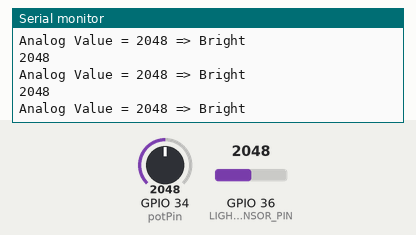
Simulated run of this program. Board: ESP32. On the bench: the last lines printed to the serial monitor. The inputs (shaded band) are chosen by the test bench; at power-on: GPIO 36 (LIGHT_SENSOR_PIN) = 2048, GPIO 34 (potPin) = 2048.

Above: at 1.3 s.
1.4 s: GPIO 36 (LIGHT_SENSOR_PIN) set to 1960
At 2.0 s:
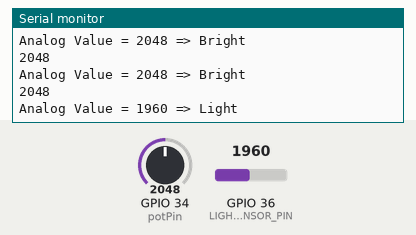
3.6 s: GPIO 36 (LIGHT_SENSOR_PIN) set to 760
At 4.0 s:
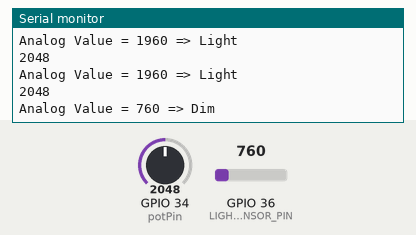
5.6 s: GPIO 36 (LIGHT_SENSOR_PIN) set to 0
At 6.0 s:
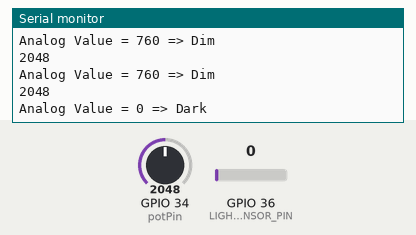
7.6 s: GPIO 34 (potPin) set to 1960
At 8.0 s:
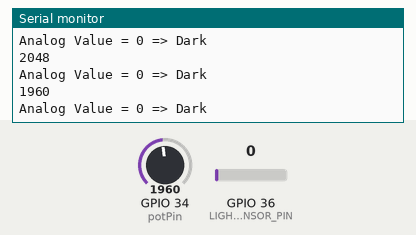
9.1 s: GPIO 36 (LIGHT_SENSOR_PIN) set to 3240
At 9.6 s:
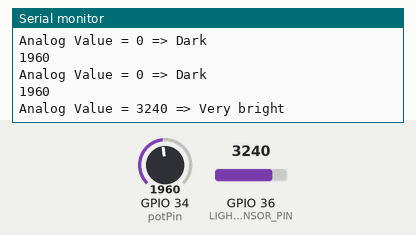
11.1 s: GPIO 34 (potPin) set to 2040
At 11.6 s:
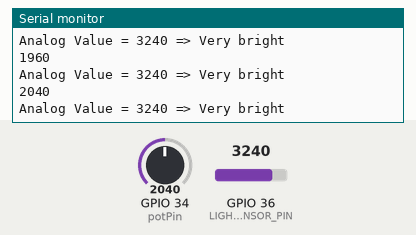
Timing chart, 0 to 13.6 s (numbered marks = the images above; inputs shaded):
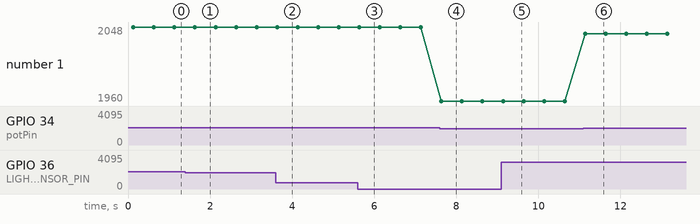

Measured:
- after the input at 1.4 s, the serial monitor: prints a new line after 0.23 s (image 1)
- after the input at 3.6 s, the serial monitor: prints a new line at once (image 2)
- after the input at 5.6 s, the serial monitor: prints a new line at once (image 3)
- after the input at 7.6 s, the serial monitor: prints a new line at once (image 4)
- after the input at 9.1 s, the serial monitor: prints a new line at once (image 5)
- after the input at 11.1 s, the serial monitor: prints a new line at once (image 6)
- plotted number 1: 2048 → 1960 after the input at 7.6 s, 1960 → 2040 after the input at 11.1 s

The program:

main.cpp
```cpp
#include <Arduino.h>
#include <WiFi.h>
#include <WebServer.h>

#define LIGHT_SENSOR_PIN 36 // ESP32 pin GIOP36 (ADC0)
// Potentiometer is connected to GPIO 34 (Analog ADC1_CH6)
const int potPin = 34;
int sensorDataArr[] = {0, 0};

// SSID & Password
const char* ssid = "Joshua's ESP32 server";  // Enter your SSID here
const char* password = "esp32password12345678";  //Enter your Password here

// IP Address details
IPAddress local_ip(192, 168, 200, 200);
IPAddress gateway(192, 168, 1, 1);
IPAddress subnet(255, 255, 255, 0);

WebServer server(7777);

// Handle root url (/)
void handle_root();
String GetHTML_Data(int sensorDataArr[]);

void setup() {
  // initialize serial communication at 9600 bits per second:
  Serial.begin(9600);
  Serial.print("Trying to connect to:");
  // Create SoftAP
  WiFi.softAP(ssid, password);
  WiFi.softAPConfig(local_ip, gateway, subnet);
   Serial.print("Connect to My access point: ");
  Serial.println(ssid);

  server.on("/", handle_root);

  server.begin();
  Serial.println("HTTP server started");
  delay(100);

}

void loop() {
  server.handleClient();


  // reads the input on analog pin (value between 0 and 4095)
  int analogValue = analogRead(LIGHT_SENSOR_PIN);
  int potValue = analogRead(potPin);
  sensorDataArr[0] = analogValue;
  sensorDataArr[1] = potValue;

  Serial.println(potValue);

  Serial.print("Analog Value = ");
  Serial.print(analogValue);   // the raw analog reading

  // We'll have a few threshholds, qualitatively determined
  if (analogValue < 40) {
    Serial.println(" => Dark");
  } else if (analogValue < 800) {
    Serial.println(" => Dim");
  } else if (analogValue < 2000) {
    Serial.println(" => Light");
  } else if (analogValue < 3200) {
    Serial.println(" => Bright");
  } else {
    Serial.println(" => Very bright");
  }

  delay(500);
}

String GetHTML_Data(int sensorDataArr[]) {
  // HTML & CSS contents which display on web server
  String HTML = "<!DOCTYPE html>"
  "<html>"
  "<head>"
  "<title>Sensordata</title>"
  "</head>"
  "<body>"
  "<h1>Sensordata</h1>";
  HTML += "<h2>Light Sensor: ";
  HTML += sensorDataArr[0];
  HTML += "</h2>";
  HTML += "<h2>Potentiometer: ";
  HTML += sensorDataArr[1];
  HTML += "</h2>";
  HTML += "</body>";
  HTML += "</html>";
  return HTML;
}

void handle_root() {
  server.send(200, "text/html", GetHTML_Data(sensorDataArr));
}
```
